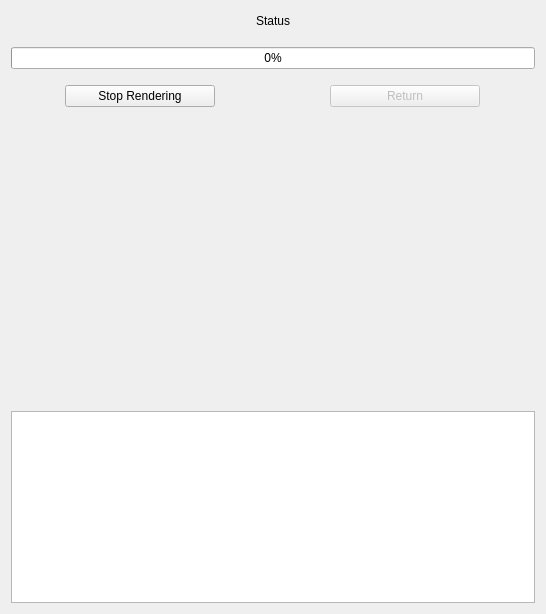
<?xml version="1.0" encoding="UTF-8"?>
<ui version="4.0">
 <class>Render</class>
 <widget class="QDialog" name="Render">
  <property name="geometry">
   <rect>
    <x>0</x>
    <y>0</y>
    <width>546</width>
    <height>614</height>
   </rect>
  </property>
  <property name="windowTitle">
   <string>Render</string>
  </property>
  <layout class="QGridLayout" name="gridLayout_2">
   <item row="0" column="0">
    <layout class="QGridLayout" name="gridLayout">
     <item row="1" column="0">
      <spacer name="verticalSpacer_2">
       <property name="orientation">
        <enum>Qt::Vertical</enum>
       </property>
       <property name="sizeType">
        <enum>QSizePolicy::Maximum</enum>
       </property>
       <property name="sizeHint" stdset="0">
        <size>
         <width>20</width>
         <height>10</height>
        </size>
       </property>
      </spacer>
     </item>
     <item row="4" column="1" alignment="Qt::AlignHCenter">
      <widget class="QPushButton" name="Return">
       <property name="enabled">
        <bool>false</bool>
       </property>
       <property name="minimumSize">
        <size>
         <width>150</width>
         <height>0</height>
        </size>
       </property>
       <property name="maximumSize">
        <size>
         <width>150</width>
         <height>16777215</height>
        </size>
       </property>
       <property name="text">
        <string>Return</string>
       </property>
       <property name="icon">
        <iconset resource="gui.qrc">
         <normaloff>:/icons/resources/system-log-out.svg</normaloff>:/icons/resources/system-log-out.svg</iconset>
       </property>
       <property name="iconSize">
        <size>
         <width>22</width>
         <height>22</height>
        </size>
       </property>
      </widget>
     </item>
     <item row="5" column="0">
      <spacer name="verticalSpacer">
       <property name="orientation">
        <enum>Qt::Vertical</enum>
       </property>
       <property name="sizeType">
        <enum>QSizePolicy::Maximum</enum>
       </property>
       <property name="sizeHint" stdset="0">
        <size>
         <width>20</width>
         <height>20</height>
        </size>
       </property>
      </spacer>
     </item>
     <item row="4" column="0" alignment="Qt::AlignHCenter">
      <widget class="QPushButton" name="Stop">
       <property name="minimumSize">
        <size>
         <width>150</width>
         <height>0</height>
        </size>
       </property>
       <property name="maximumSize">
        <size>
         <width>150</width>
         <height>16777215</height>
        </size>
       </property>
       <property name="text">
        <string>Stop Rendering</string>
       </property>
       <property name="icon">
        <iconset resource="gui.qrc">
         <normaloff>:/icons/resources/process-stop.svg</normaloff>:/icons/resources/process-stop.svg</iconset>
       </property>
       <property name="iconSize">
        <size>
         <width>22</width>
         <height>22</height>
        </size>
       </property>
      </widget>
     </item>
     <item row="6" column="0" colspan="2">
      <widget class="QVTKOpenGLWidget" name="VTKRender" native="true">
       <property name="minimumSize">
        <size>
         <width>100</width>
         <height>250</height>
        </size>
       </property>
      </widget>
     </item>
     <item row="0" column="0" colspan="2">
      <widget class="QLabel" name="status">
       <property name="maximumSize">
        <size>
         <width>16777215</width>
         <height>20</height>
        </size>
       </property>
       <property name="text">
        <string>Status</string>
       </property>
       <property name="alignment">
        <set>Qt::AlignCenter</set>
       </property>
      </widget>
     </item>
     <item row="3" column="0">
      <spacer name="verticalSpacer_3">
       <property name="orientation">
        <enum>Qt::Vertical</enum>
       </property>
       <property name="sizeType">
        <enum>QSizePolicy::Maximum</enum>
       </property>
       <property name="sizeHint" stdset="0">
        <size>
         <width>20</width>
         <height>10</height>
        </size>
       </property>
      </spacer>
     </item>
     <item row="2" column="0" colspan="2">
      <widget class="QProgressBar" name="progressBar">
       <property name="value">
        <number>0</number>
       </property>
      </widget>
     </item>
     <item row="7" column="0" colspan="2">
      <widget class="QPlainTextEdit" name="output">
       <property name="sizePolicy">
        <sizepolicy hsizetype="Expanding" vsizetype="Fixed">
         <horstretch>0</horstretch>
         <verstretch>0</verstretch>
        </sizepolicy>
       </property>
      </widget>
     </item>
    </layout>
   </item>
  </layout>
 </widget>
 <customwidgets>
  <customwidget>
   <class>QVTKOpenGLWidget</class>
   <extends>QWidget</extends>
   <header>QVTKOpenGLWidget.h</header>
  </customwidget>
 </customwidgets>
 <resources>
  <include location="gui.qrc"/>
 </resources>
 <connections/>
</ui>
